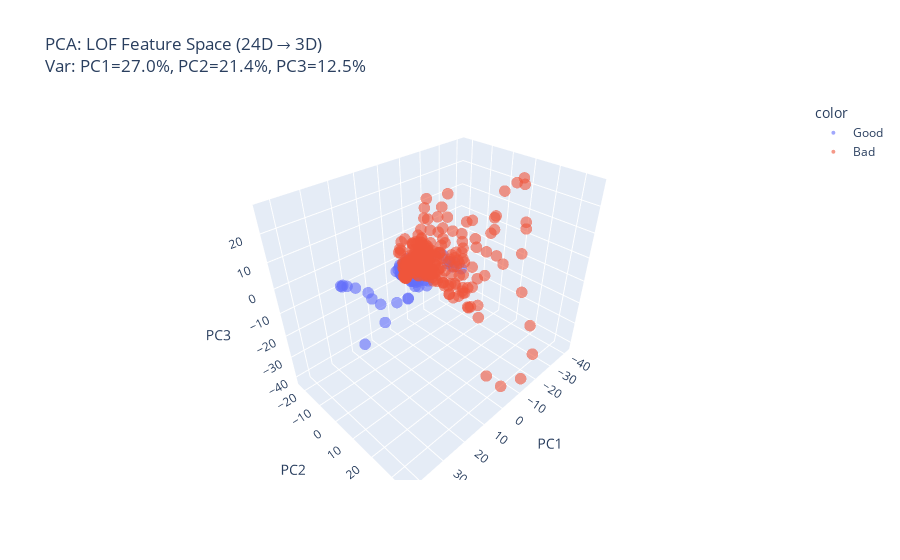

Here is the notebook cell this chart was saved with:
### Code cell
# PCA Visualization
from sklearn.decomposition import PCA
import plotly.express as px

pca = PCA(n_components=3)
X_pca = pca.fit_transform(X_all)
labels = np.array(["Good"] * len(X_good) + ["Bad"] * len(X_bad))

# 3) Interactive 3D scatter
fig = px.scatter_3d(
    x=X_pca[:, 0],
    y=X_pca[:, 1],
    z=X_pca[:, 2],
    color=labels,
    opacity=0.6,
    title=(
        "PCA: LOF Feature Space (24D → 3D)<br>"
        f"Var: PC1={pca.explained_variance_ratio_[0]:.1%}, "
        f"PC2={pca.explained_variance_ratio_[1]:.1%}, "
        f"PC3={pca.explained_variance_ratio_[2]:.1%}"
    ),
    labels={"x": "PC1", "y": "PC2", "z": "PC3"},
)

fig.update_traces(marker=dict(size=4))
fig.show()

### Figure 1 — Plotly figure (JSON) as saved in the notebook; plotly's stock layout.template omitted (floating-point values rounded to 4 significant figures; data arrays with more than 128 entries replaced by an {"elided": "..."} marker saying what was removed)
{"data": [{"hovertemplate": "color=Good<br>PC1=%{x}<br>PC2=%{y}<br>PC3=%{z}<extra></extra>", "legendgroup": "Good", "marker": {"color": "#636efa", "opacity": 0.6, "size": 4, "symbol": "circle"}, "mode": "markers", "name": "Good", "scene": "scene", "showlegend": true, "type": "scatter3d", "x": [37.24, 37.2, 36.94, 36.13, 34.24, 31.63, 31.05, 29.74, 24.72, 18.74, 11.32, 6.949, 6.633, 6.556, 5.935, 2.854, -0.1844, -0.08096, -1.502, -5.181, -5.105, -6.501, -7.204, -0.6447, 6.329, 14.34, 23.2, 34.46, 42.58, 5.486, 5.254, 5.131, 5.024, 4.91, 5.003, 4.454, 4.19, 2.407, 1.366, 0.2518, -2.024, -3.051, -3.287, -2.05, 1.476, 2.715, 2.287, 1.541, 1.308, 1.126, 1.267, 0.3821, 1.179, 0.331, 3.259, 3.589, 3.547, 3.346, 2.91, 2.709, 2.893, 2.738, 3.433, 4.775, 5.382, 4.82, 3.519, 3.431, 4.399, 5.946, 4.747, 0.7726, 0.08683, 1.811, -0.4598, -4.629, -7.582, 6.805, 5.784, 4.641, 4.071, 3.512, 4.012, 5.349, 5.622, 6.812, 6.927, 6.375, 5.846, 4.511, 5.178, 7.326, 6.002, 5.506, 5.539, 4.522, 4.886, 3.793, 4.339], "y": [3.65, 2.894, 3.708, 4.555, 5.76, 8.016, 8.745, 10.94, 12.22, 10.35, 5.424, -0.6318, -2.899, -3.905, 0.3618, 2.59, -0.7679, -0.5357, -0.4994, 1.878, 4.224, 5.113, 5.554, 0.2774, 4.356, 10.48, 15.68, 18.75, 20.1, -9.101, -9.047, -9.029, -8.947, -8.817, -8.477, -7.412, -7.095, -8.074, -7.177, -6.578, -4.198, -3.5, -5.382, -4.741, -3.058, -2.714, 1.313, 1.342, 0.4297, -0.04797, -3.808, -3.51, -2.406, -0.8352, -5.881, -5.503, -5.225, -4.705, -5.241, -6.674, -7.165, -6.409, -7.05, -6.072, -5.561, -5.624, -5.173, -3.978, -3.449, -2.648, 0.6542, 0.3024, -1.657, -2.739, -3.401, 5.521, 8.496, -9.667, -9.733, -10.36, -10.77, -9.883, -6.831, -6.05, -5.114, -6.019, -6.92, -2.634, -1.688, -3.049, -1.065, 1.596, -0.3194, 0.5414, -0.02324, 1.954, -0.2754, -1.448, 2.409], "z": [10.92, 10.81, 11.34, 11.01, 10.07, 8.26, 6.115, 4.631, 3.319, 0.6065, -0.7975, -2.806, -1.485, -0.8857, 1.534, 2.193, 0.09469, 0.5884, 2.229, 2.658, 0.292, -1.283, 0.3708, -4.043, -1.313, 3.107, 5.909, 5.086, 3.131, -5.285, -5.432, -5.715, -5.95, -6.018, -5.111, -2.701, -0.8748, 0.3474, -0.4862, -2.171, -4.626, -5.951, -6.273, -5.707, -5.763, -6.848, -6.92, -5.213, -2.599, -1.056, -0.1903, -0.5239, -0.0389, -1.788, -7.207, -7.771, -7.664, -7.361, -6.625, -6.118, -6.381, -5.358, -5.445, -5.979, -5.294, -4.067, -2.529, -0.9643, -0.5919, -0.4952, 2.47, 1.343, 0.8042, -0.6819, 2.155, 1.909, -1.061, -3.942, -3.685, -3.54, -3.011, -2.254, -2.747, -2.95, -1.78, -1.511, -1.761, -1.876, -4.42, -5.816, -5.247, -2.014, -1.042, 0.1428, 0.6775, 1.525, 2.225, 4.238, 2.548]}, {"hovertemplate": "color=Bad<br>PC1=%{x}<br>PC2=%{y}<br>PC3=%{z}<extra></extra>", "legendgroup": "Bad", "marker": {"color": "#EF553B", "opacity": 0.6, "size": 4, "symbol": "circle"}, "mode": "markers", "name": "Bad", "scene": "scene", "showlegend": true, "type": "scatter3d", "x": {"elided": "261 float values"}, "y": {"elided": "261 float values"}, "z": {"elided": "261 float values"}}], "layout": {"legend": {"title": {"text": "color"}, "tracegroupgap": 0}, "scene": {"domain": {"x": [0, 1], "y": [0, 1]}, "xaxis": {"title": {"text": "PC1"}}, "yaxis": {"title": {"text": "PC2"}}, "zaxis": {"title": {"text": "PC3"}}}, "title": {"text": "PCA: LOF Feature Space (24D → 3D)<br>Var: PC1=27.0%, PC2=21.4%, PC3=12.5%"}}}
